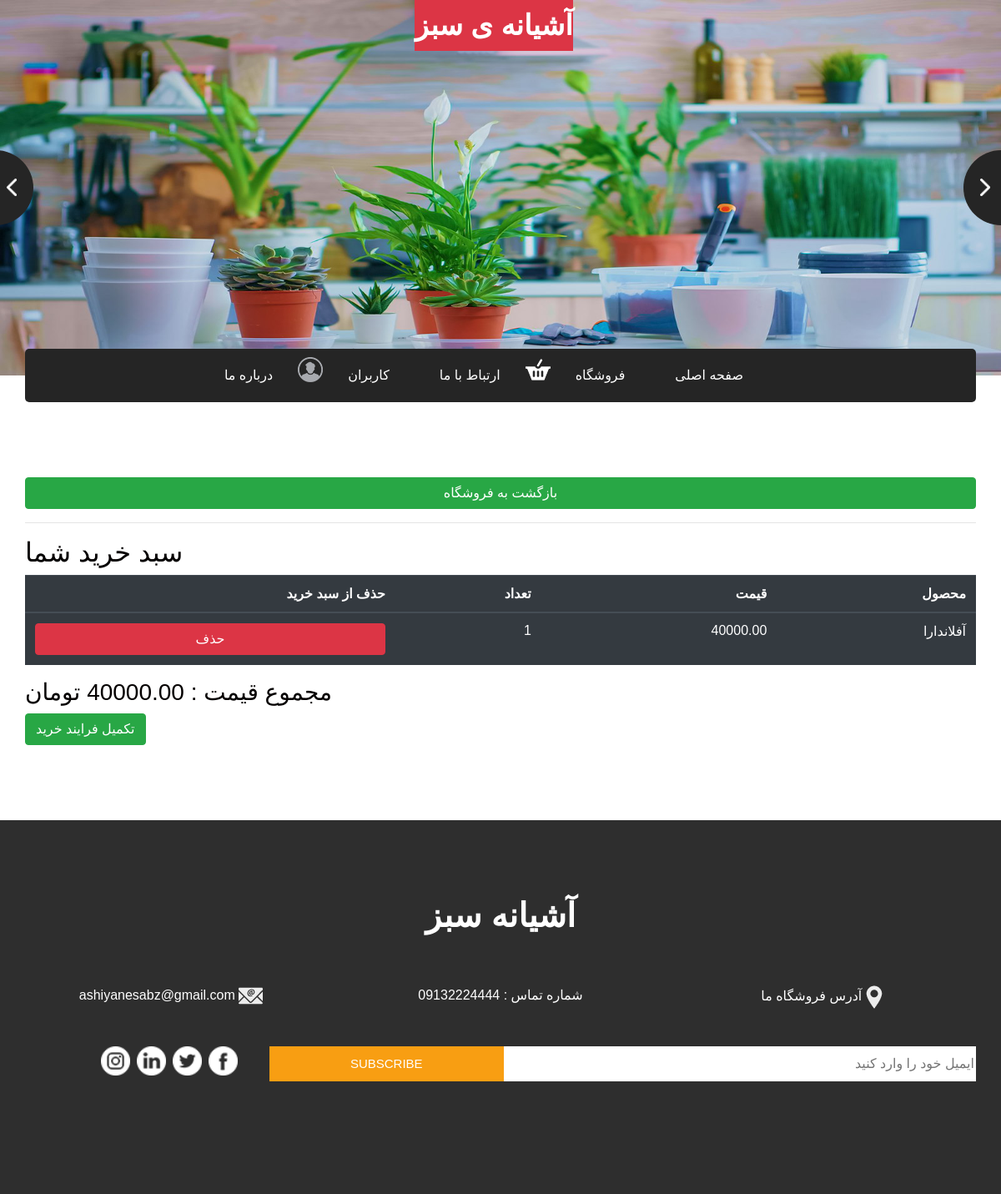
Screenshot of /Carts/manage/ (signed in) with the database file from the repository.
### Carts/models.py (models this page shows, shortened)
class CartItrm(models.Model):
    cart=models.ForeignKey(Cart,on_delete=models.CASCADE,verbose_name="سبد خرید")
    plant=models.ForeignKey(Houseplants,on_delete=models.CASCADE,verbose_name="گیاه")
    quantity=models.PositiveIntegerField(default=1,verbose_name="تعداد")
    added_at=jDateTimeField(auto_now_add=True,verbose_name="اضافه شده در تاریخ")

### Plants/models.py (models this page shows)
class Houseplants(models.Model):
    name=models.CharField(max_length=100,verbose_name="نام گیاه")
    price=models.DecimalField(max_digits=10,decimal_places=2,verbose_name="قیمت")
    description=models.TextField(verbose_name="توضیحات")
    image=models.ImageField(upload_to="files/images",verbose_name="تصویر")
    class Meta:
        verbose_name="گیاه"
        verbose_name_plural="گیاهان"

### Carts/views.py (the view)
# urls.py: path('manage/', views.manage_cart,name="manage_cart"),
@login_required(login_url="/Users/")
def manage_cart(request):
    cart,created = Cart.objects.get_or_create(user=request.user)
    cart_items =CartItrm.objects.filter(cart=cart)
    total_price = sum(item.plant.price * item.quantity for item in cart_items)
    return render(request=request,template_name="managecarts.html",context={"cart_items":cart_items,"total_price":total_price})

### Carts/templates/managecarts.html (shortened to what this page needs)
{% extends "layoutmain.html" %}
{% block bodyplant %}
<body dir="rtl">
    <section class="cart_section layout_padding" style="">
        <div class="container">
          <div class="heading_container">
              <a href="/Carts" class="btn btn-block btn-success"> بازگشت به فروشگاه </a>
              <div>
                  <hr>
                  <h2>سبد خرید شما</h2>
              </div>
              <table class="table table-dark table-hover">
                  <thead>
                    <tr>
                        <th>محصول</th>
                        <th>قیمت</th>
                        <th>تعداد</th>
                        <th>حذف از سبد خرید</th>
                    </tr>
                  </thead>
                  <tbody>
                        {% for item in cart_items %}
                        <tr>
                            <td>{{ item.plant.name }}</td>
                            <td>{{ item.plant.price }}</td>
                            <td>{{ item.quantity}}</td>
                            <td>
                                <a href="{% url 'remove_from_cart' item.id %}" class="btn btn-block btn-danger">
                                    حذف
                                </a>
                            </td>
                        </tr>
                        {% endfor %}
                  </tbody>
              </table>
              <div class="total_price">
                  <h3>
                      مجموع قیمت :
                      {{ total_price }}
                      تومان
                  </h3>
              </div>
              <div class="checkout_button">
                  <a href="{% url 'checkout' %}" class="btn btn-success">
                      تکمیل فرایند خرید
                  </a>
              </div>
          </div>
        </div>
    </section>
</body>
{% endblock %}

### Plants/static/css/style.css (style rules this page uses)
body { font-family: "Poppins", sans-serif; color: #040000; background-color: #ffffff; }
.layout_padding { padding: 90px 0; }
a, a:hover, a:focus { text-decoration: none; }
.btn, .btn:focus { outline: none !important; -webkit-box-shadow: none; box-shadow: none; }

### Plants/static/css/responsive.css (style rules this page uses)
@media (min-width: 1200px) { .container { max-width: 1170px; } }

### rows the page displays
CartItrm: plant.name "آفلاندارا", plant.price "40000.00", quantity "1"

### other values shown
{{ total_price }} "40000.00"
